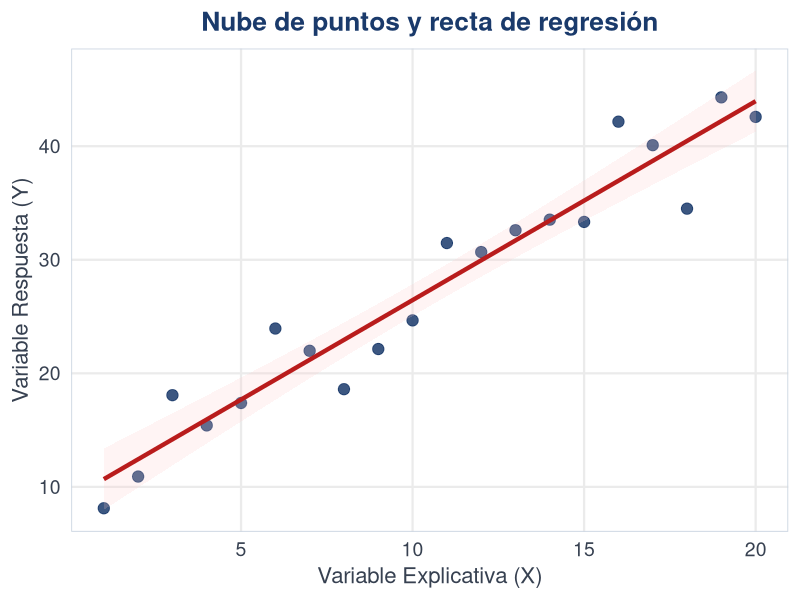

Reproduce this figure in R.
## ---- chunk 1
library(ggplot2)
set.seed(123)
x <- seq(1, 20)
y <- 8 + 1.8 * x + rnorm(20, 0, 3)
df <- data.frame(x = x, y = y)

ggplot(df, aes(x, y)) +
  geom_point(color = "#1a3a6b", size = 3.5, alpha = 0.85) +
  geom_smooth(method = "lm", se = TRUE, color = "#b91c1c",
              fill = "#fecaca", linewidth = 1.5, alpha = 0.2) +
  labs(
    title = "Nube de puntos y recta de regresión",
    x = "Variable Explicativa (X)",
    y = "Variable Respuesta (Y)"
  ) +
  theme_minimal(base_size = 17) +
  theme(
    plot.title   = element_text(face = "bold", hjust = 0.5, size = 19, color = "#1a3a6b"),
    axis.title   = element_text(size = 16, color = "#374151"),
    axis.text    = element_text(size = 14, color = "#374151"),
    panel.grid.minor = element_blank(),
    panel.border = element_rect(color = "#cbd5e1", fill = NA, linewidth = 0.6)
  )
